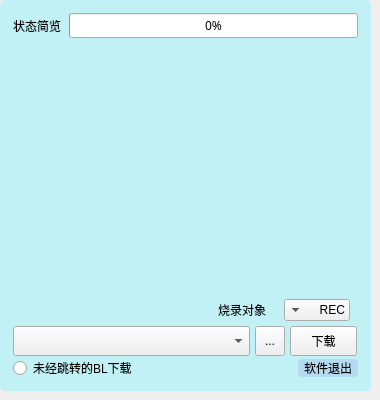
    <widget class="QWidget" name="tab_2">
     <attribute name="title">
      <string>烧录</string>
     </attribute>
     <widget class="QWidget" name="widget_3" native="true">
      <property name="geometry">
       <rect>
        <x>0</x>
        <y>0</y>
        <width>371</width>
        <height>391</height>
       </rect>
      </property>
      <property name="sizePolicy">
       <sizepolicy hsizetype="Preferred" vsizetype="Maximum">
        <horstretch>0</horstretch>
        <verstretch>0</verstretch>
       </sizepolicy>
      </property>
      <property name="maximumSize">
       <size>
        <width>16777215</width>
        <height>16777215</height>
       </size>
      </property>
      <property name="styleSheet">
       <string notr="true">.QWidget{
	background-color:rgb(193, 241, 245);
	border-radius:5px;
	color: rgb(255, 255, 255);
}</string>
      </property>
      <layout class="QHBoxLayout" name="horizontalLayout_3">
       <property name="spacing">
        <number>1</number>
       </property>
       <property name="leftMargin">
        <number>13</number>
       </property>
       <property name="topMargin">
        <number>13</number>
       </property>
       <property name="rightMargin">
        <number>13</number>
       </property>
       <property name="bottomMargin">
        <number>5</number>
       </property>
       <item>
        <layout class="QVBoxLayout" name="verticalLayout_10" stretch="70,8,7">
         <property name="spacing">
          <number>0</number>
         </property>
         <property name="sizeConstraint">
          <enum>QLayout::SetNoConstraint</enum>
         </property>
         <property name="leftMargin">
          <number>0</number>
         </property>
         <property name="topMargin">
          <number>0</number>
         </property>
         <property name="rightMargin">
          <number>0</number>
         </property>
         <property name="bottomMargin">
          <number>6</number>
         </property>
         <item>
          <layout class="QVBoxLayout" name="verticalLayout_4">
           <property name="spacing">
            <number>0</number>
           </property>
           <item>
            <layout class="QHBoxLayout" name="horizontalLayout_7">
             <property name="spacing">
              <number>8</number>
             </property>
             <item>
              <widget class="QLabel" name="label_8">
               <property name="font">
                <font>
                 <family>MiSans</family>
                 <pointsize>9</pointsize>
                 <kerning>true</kerning>
                </font>
               </property>
               <property name="styleSheet">
                <string notr="true">QLabel{
background-color:rgb(255,132,139,0);
color:rgb(0, 0, 0);
}</string>
               </property>
               <property name="text">
                <string>状态简览</string>
               </property>
              </widget>
             </item>
             <item>
              <widget class="QProgressBar" name="BL_Progress">
               <property name="font">
                <font>
                 <family>MiSans</family>
                </font>
               </property>
               <property name="value">
                <number>0</number>
               </property>
               <property name="orientation">
                <enum>Qt::Horizontal</enum>
               </property>
              </widget>
             </item>
            </layout>
           </item>
           <item>
            <widget class="QTextBrowser" name="BL_Statu">
             <property name="minimumSize">
              <size>
               <width>0</width>
               <height>0</height>
              </size>
             </property>
             <property name="mouseTracking">
              <bool>false</bool>
             </property>
             <property name="styleSheet">
              <string notr="true">QTextEdit{
background-color:rgb(255,132,139,0);
color:rgb(0, 0, 0);
}</string>
             </property>
             <property name="verticalScrollBarPolicy">
              <enum>Qt::ScrollBarAsNeeded</enum>
             </property>
             <property name="html">
              <string>&lt;!DOCTYPE HTML PUBLIC &quot;-//W3C//DTD HTML 4.0//EN&quot; &quot;http://www.w3.org/TR/REC-html40/strict.dtd&quot;&gt;
&lt;html&gt;&lt;head&gt;&lt;meta name=&quot;qrichtext&quot; content=&quot;1&quot; /&gt;&lt;style type=&quot;text/css&quot;&gt;
p, li { white-space: pre-wrap; }
&lt;/style&gt;&lt;/head&gt;&lt;body style=&quot; font-family:'SimSun'; font-size:9pt; font-weight:400; font-style:normal;&quot;&gt;
&lt;p style=&quot;-qt-paragraph-type:empty; margin-top:0px; margin-bottom:0px; margin-left:0px; margin-right:0px; -qt-block-indent:0; text-indent:0px;&quot;&gt;&lt;br /&gt;&lt;/p&gt;&lt;/body&gt;&lt;/html&gt;</string>
             </property>
            </widget>
           </item>
           <item>
            <layout class="QHBoxLayout" name="horizontalLayout_9" stretch="30,10,10">
             <property name="spacing">
              <number>0</number>
             </property>
             <property name="sizeConstraint">
              <enum>QLayout::SetFixedSize</enum>
             </property>
             <property name="leftMargin">
              <number>8</number>
             </property>
             <property name="topMargin">
              <number>2</number>
             </property>
             <property name="rightMargin">
              <number>8</number>
             </property>
             <property name="bottomMargin">
              <number>5</number>
             </property>
             <item>
              <spacer name="horizontalSpacer">
               <property name="orientation">
                <enum>Qt::Horizontal</enum>
               </property>
               <property name="sizeHint" stdset="0">
                <size>
                 <width>40</width>
                 <height>20</height>
                </size>
               </property>
              </spacer>
             </item>
             <item>
              <widget class="QLabel" name="label_9">
               <property name="maximumSize">
                <size>
                 <width>80</width>
                 <height>16777215</height>
                </size>
               </property>
               <property name="text">
                <string>烧录对象</string>
               </property>
              </widget>
             </item>
             <item>
              <widget class="QComboBox" name="BL_path_object">
               <property name="minimumSize">
                <size>
                 <width>0</width>
                 <height>0</height>
                </size>
               </property>
               <property name="maximumSize">
                <size>
                 <width>600</width>
                 <height>32</height>
                </size>
               </property>
               <property name="layoutDirection">
                <enum>Qt::RightToLeft</enum>
               </property>
               <property name="insertPolicy">
                <enum>QComboBox::InsertAtBottom</enum>
               </property>
               <item>
                <property name="text">
                 <string>REC</string>
                </property>
               </item>
               <item>
                <property name="text">
                 <string>INV</string>
                </property>
               </item>
               <item>
                <property name="text">
                 <string>ECU</string>
                </property>
               </item>
               <item>
                <property name="text">
                 <string>BPS</string>
                </property>
               </item>
               <item>
                <property name="text">
                 <string>MON</string>
                </property>
               </item>
              </widget>
             </item>
            </layout>
           </item>
          </layout>
         </item>
         <item>
          <layout class="QHBoxLayout" name="horizontalLayout_4" stretch="160,30,90">
           <property name="spacing">
            <number>5</number>
           </property>
           <property name="sizeConstraint">
            <enum>QLayout::SetMinAndMaxSize</enum>
           </property>
           <property name="rightMargin">
            <number>1</number>
           </property>
           <property name="bottomMargin">
            <number>0</number>
           </property>
           <item>
            <widget class="QComboBox" name="BL_path">
             <property name="minimumSize">
              <size>
               <width>0</width>
               <height>0</height>
              </size>
             </property>
             <property name="maximumSize">
              <size>
               <width>16777215</width>
               <height>30</height>
              </size>
             </property>
            </widget>
           </item>
           <item>
            <widget class="QToolButton" name="BL_openfile">
             <property name="maximumSize">
              <size>
               <width>30</width>
               <height>30</height>
              </size>
             </property>
             <property name="text">
              <string>...</string>
             </property>
            </widget>
           </item>
           <item>
            <widget class="QPushButton" name="BL_download">
             <property name="sizePolicy">
              <sizepolicy hsizetype="Maximum" vsizetype="Fixed">
               <horstretch>0</horstretch>
               <verstretch>0</verstretch>
              </sizepolicy>
             </property>
             <property name="maximumSize">
              <size>
               <width>67</width>
               <height>30</height>
              </size>
             </property>
             <property name="font">
              <font>
               <family>MiSans</family>
              </font>
             </property>
             <property name="focusPolicy">
              <enum>Qt::TabFocus</enum>
             </property>
             <property name="text">
              <string>下载</string>
             </property>
            </widget>
           </item>
          </layout>
         </item>
         <item>
          <layout class="QHBoxLayout" name="horizontalLayout_12">
           <item>
            <widget class="QRadioButton" name="Button_BL_first">
             <property name="text">
              <string>未经跳转的BL下载</string>
             </property>
            </widget>
           </item>
           <item>
            <widget class="QPushButton" name="App_Quit_2">
             <property name="enabled">
              <bool>true</bool>
             </property>
             <property name="maximumSize">
              <size>
               <width>60</width>
               <height>16777215</height>
              </size>
             </property>
             <property name="font">
              <font>
               <family>MiSans</family>
              </font>
             </property>
             <property name="toolTipDuration">
              <number>0</number>
             </property>
             <property name="styleSheet">
              <string notr="true">QPushButton
{
background-color:rgb(134, 149, 223,60);
border-radius:4px;
}</string>
             </property>
             <property name="text">
              <string>软件退出</string>
             </property>
            </widget>
           </item>
          </layout>
         </item>
        </layout>
       </item>
      </layout>
     </widget>
    </widget>
